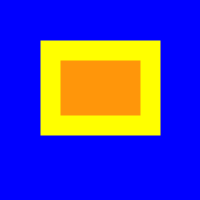
Frame 1 (no input)
Frame 60 (the mouse pressed at the canvas centre just before this capture): identical to frame 1, image omitted
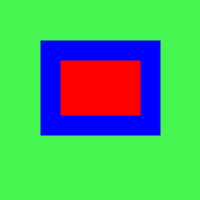
Frame 120 (the mouse held since frame 60 and released just before this capture)

The Processing sketch that drew these frames (run headless with seeded random() and noise(); from frame 60 on, the mouse is pressed at the canvas centre):

// Processing sketch: processing_60652
// ── processing_60652.pde

int x = 50;
int y = 50;
int w = 100;
int h = 75;
 
void setup() {
  size(200, 200);
}
 
void draw() {
  
  background(0,0,255);
  stroke(255,255,0);
  strokeWeight(20);
  fill(255,150,10);
  
  
  if (mouseX > x && mouseX < x+w && mouseY > y && mouseY < y+h) {
     fill(255,0,0);
     stroke(0,0,255);
     background(70,245,80);
     }
  
rect(x, y, w, h);
  
}
